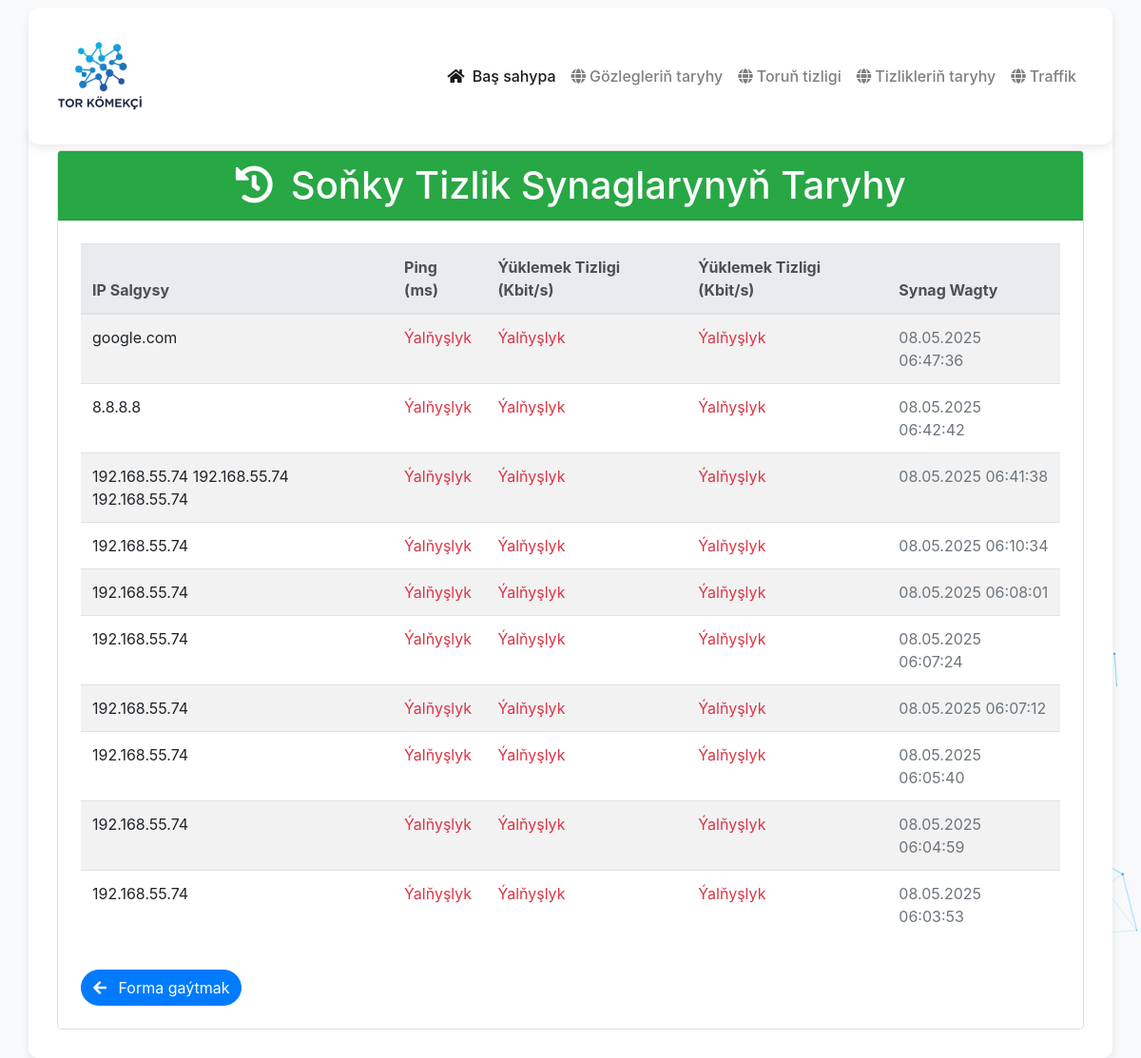
Before: /history/ with the older database file.
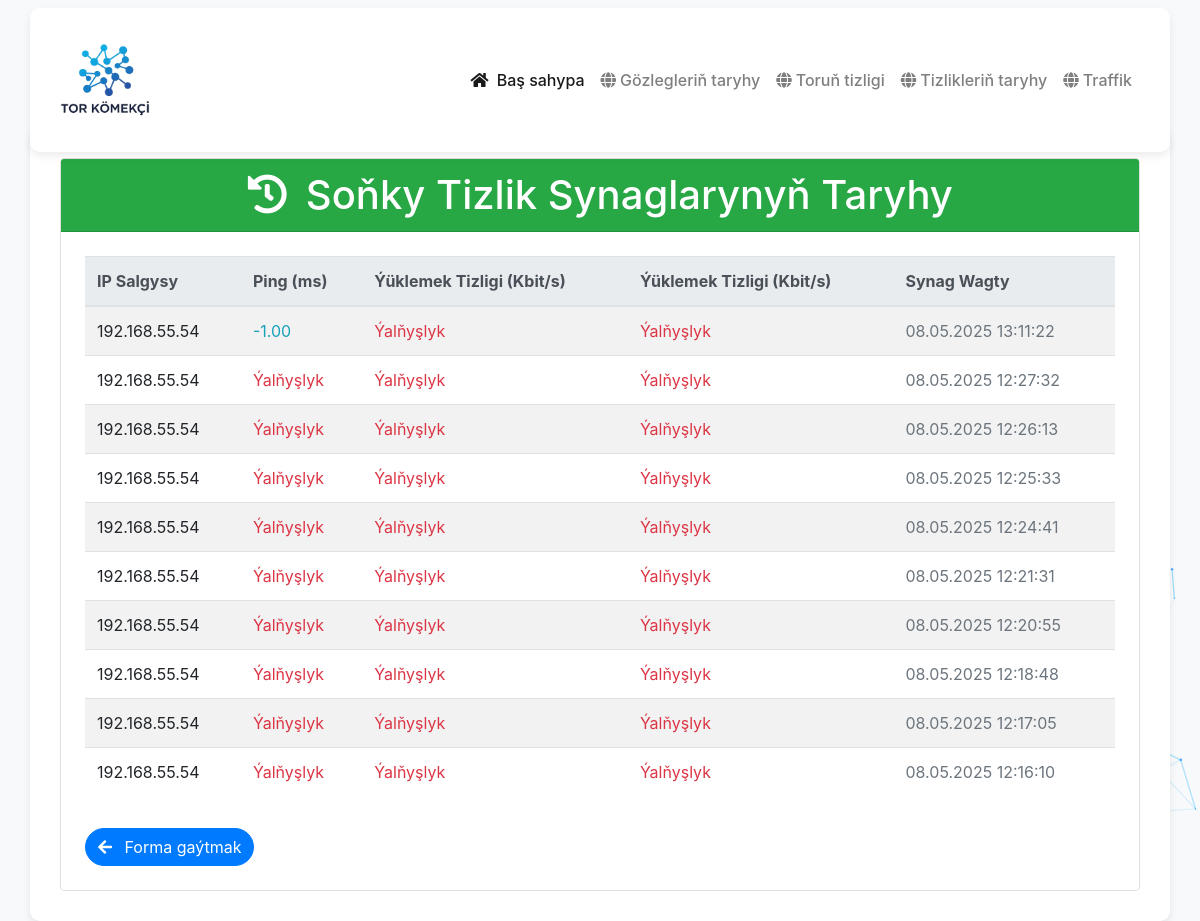
After: the same page with the newer database file.
### app/models.py (models this page shows, shortened)
class SpeedTestResult(models.Model):
    ip_address = models.CharField(max_length=100)
    ping_ms = models.FloatField(null=True, blank=True)
    download_speed_kbps = models.FloatField(null=True, blank=True)
    upload_speed_kbps = models.FloatField(null=True, blank=True)
    timestamp = models.DateTimeField(default=timezone.now)

### app/views.py (the view)
# urls.py: path('history/', history_view, name='speed_test_history'),
def history_view(request):
    history = SpeedTestResult.objects.all().order_by('-timestamp')[:10]
    return render(request, 'speed_tester/history.html', {'history': history})

### app/templates/speed_tester/history.html
{% extends "layouts.html" %}
{% load static %}
{% block content %}
<div class="container mt-5">
    <div class="card rounded-lg">
        <div class="card-header bg-success text-white">
            <h1 class="mb-0 text-white"><i class="fas fa-history mr-2"></i> Soňky Tizlik Synaglarynyň Taryhy</h1>
        </div>
        <div class="card-body p-4">
            {% if history %}
                <div class="table-responsive">
                    <table class="table table-striped table-hover bg-white rounded">
                        <thead class="thead-light">
                            <tr>
                                <th>IP Salgysy</th>
                                <th>Ping (ms)</th>
                                <th>Ýüklemek Tizligi (Kbit/s)</th>
                                <th>Ýüklemek Tizligi (Kbit/s)</th>
                                <th>Synag Wagty</th>
                            </tr>
                        </thead>
                        <tbody>
                            {% for result in history %}
                                <tr>
                                    <td>{{ result.ip_address }}</td>
                                    <td>
                                        {% if result.ping_ms is not None %}
                                            <span class="text-info">{{ result.ping_ms|floatformat:2 }}</span>
                                        {% else %}
                                            <span class="text-danger">Ýalňyşlyk</span>
                                        {% endif %}
                                    </td>
                                    <td>
                                        {% if result.download_speed_kbps is not None %}
                                            <span class="text-success">{{ result.download_speed_kbps|floatformat:2 }}</span>
                                        {% else %}
                                            <span class="text-danger">Ýalňyşlyk</span>
                                        {% endif %}
                                    </td>
                                    <td>
                                        {% if result.upload_speed_kbps is not None %}
                                            <span class="text-primary">{{ result.upload_speed_kbps|floatformat:2 }}</span>
                                        {% else %}
                                            <span class="text-danger">Ýalňyşlyk</span>
                                        {% endif %}
                                    </td>
                                    <td><span class="text-muted">{{ result.timestamp|date:"d.m.Y H:i:s" }}</span></td>
                                </tr>
                            {% endfor %}
                        </tbody>
                    </table>
                </div>
            {% else %}
                <p class="lead">Synag taryhy boş.</p>
            {% endif %}
            <div class="mt-3">
                <a href="{% url 'speed_test' %}" class="btn btn-primary rounded-pill"><i class="fas fa-arrow-left mr-2"></i> Forma gaýtmak</a>
            </div>
        </div>
    </div>
</div>
{% endblock %}

Changed rows visible on the page:
no longer on this page (row unchanged): SpeedTestResult: ip_address "google.com", shows "Ýalňyşlyk", timestamp "08.05.2025 06:47:36"
no longer on this page (row unchanged): SpeedTestResult: ip_address "8.8.8.8", shows "Ýalňyşlyk", timestamp "08.05.2025 06:42:42"
no longer on this page (row unchanged): SpeedTestResult: ip_address "192.168.55.74 192.168.55.74 192.168.55.74", shows "Ýalňyşlyk", timestamp "08.05.2025 06:41:38"
no longer on this page (row unchanged): SpeedTestResult: ip_address "192.168.55.74", shows "Ýalňyşlyk", timestamp "08.05.2025 06:10:34"
no longer on this page (row unchanged): SpeedTestResult: ip_address "192.168.55.74", shows "Ýalňyşlyk", timestamp "08.05.2025 06:08:01"
no longer on this page (row unchanged): SpeedTestResult: ip_address "192.168.55.74", shows "Ýalňyşlyk", timestamp "08.05.2025 06:07:24"
no longer on this page (row unchanged): SpeedTestResult: ip_address "192.168.55.74", shows "Ýalňyşlyk", timestamp "08.05.2025 06:07:12"
no longer on this page (row unchanged): SpeedTestResult: ip_address "192.168.55.74", shows "Ýalňyşlyk", timestamp "08.05.2025 06:05:40"
no longer on this page (row unchanged): SpeedTestResult: ip_address "192.168.55.74", shows "Ýalňyşlyk", timestamp "08.05.2025 06:04:59"
no longer on this page (row unchanged): SpeedTestResult: ip_address "192.168.55.74", shows "Ýalňyşlyk", timestamp "08.05.2025 06:03:53"
added SpeedTestResult: ip_address "192.168.55.54", ping_ms "-1.00", shows "Ýalňyşlyk", timestamp "08.05.2025 13:11:22"
added SpeedTestResult: ip_address "192.168.55.54", shows "Ýalňyşlyk", timestamp "08.05.2025 12:27:32"
added SpeedTestResult: ip_address "192.168.55.54", shows "Ýalňyşlyk", timestamp "08.05.2025 12:26:13"
added SpeedTestResult: ip_address "192.168.55.54", shows "Ýalňyşlyk", timestamp "08.05.2025 12:25:33"
added SpeedTestResult: ip_address "192.168.55.54", shows "Ýalňyşlyk", timestamp "08.05.2025 12:24:41"
added SpeedTestResult: ip_address "192.168.55.54", shows "Ýalňyşlyk", timestamp "08.05.2025 12:21:31"
added SpeedTestResult: ip_address "192.168.55.54", shows "Ýalňyşlyk", timestamp "08.05.2025 12:20:55"
added SpeedTestResult: ip_address "192.168.55.54", shows "Ýalňyşlyk", timestamp "08.05.2025 12:18:48"
added SpeedTestResult: ip_address "192.168.55.54", shows "Ýalňyşlyk", timestamp "08.05.2025 12:17:05"
added SpeedTestResult: ip_address "192.168.55.54", shows "Ýalňyşlyk", timestamp "08.05.2025 12:16:10"
